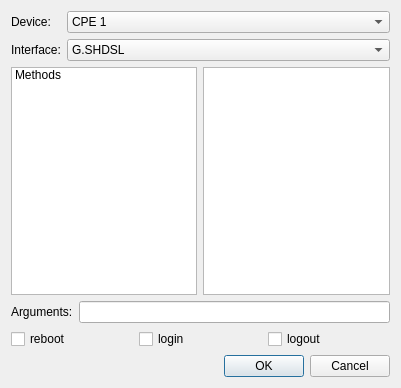
<?xml version="1.0" encoding="UTF-8"?>
<ui version="4.0">
 <class>Form</class>
 <widget class="QWidget" name="Form">
  <property name="geometry">
   <rect>
    <x>0</x>
    <y>0</y>
    <width>401</width>
    <height>388</height>
   </rect>
  </property>
  <property name="windowTitle">
   <string>Form</string>
  </property>
  <property name="accessibleName">
   <string notr="true"/>
  </property>
  <layout class="QVBoxLayout" name="verticalLayout">
   <item>
    <layout class="QFormLayout" name="formLayout">
     <property name="fieldGrowthPolicy">
      <enum>QFormLayout::AllNonFixedFieldsGrow</enum>
     </property>
     <item row="0" column="0">
      <widget class="QLabel" name="deviceLabel">
       <property name="accessibleName">
        <string notr="true"/>
       </property>
       <property name="text">
        <string>Device:</string>
       </property>
       <property name="buddy">
        <cstring>deviceComboBox</cstring>
       </property>
      </widget>
     </item>
     <item row="0" column="1">
      <widget class="QComboBox" name="deviceComboBox">
       <property name="accessibleName">
        <string notr="true"/>
       </property>
       <item>
        <property name="text">
         <string notr="true">CPE 1</string>
        </property>
       </item>
      </widget>
     </item>
     <item row="1" column="0">
      <widget class="QLabel" name="interfaceLabel">
       <property name="accessibleName">
        <string notr="true"/>
       </property>
       <property name="text">
        <string>Interface:</string>
       </property>
       <property name="buddy">
        <cstring>interfaceComboBox</cstring>
       </property>
      </widget>
     </item>
     <item row="1" column="1">
      <widget class="QComboBox" name="interfaceComboBox">
       <property name="accessibleName">
        <string notr="true"/>
       </property>
       <item>
        <property name="text">
         <string notr="true">G.SHDSL</string>
        </property>
       </item>
      </widget>
     </item>
    </layout>
   </item>
   <item>
    <layout class="QHBoxLayout" name="horizontalLayout">
     <item>
      <widget class="QListWidget" name="methodList">
       <property name="accessibleName">
        <string notr="true"/>
       </property>
       <item>
        <property name="text">
         <string notr="true">Methods</string>
        </property>
        <property name="font">
         <font>
          <weight>50</weight>
          <bold>false</bold>
         </font>
        </property>
       </item>
      </widget>
     </item>
     <item>
      <widget class="QTextEdit" name="previewTextEdit">
       <property name="accessibleName">
        <string notr="true"/>
       </property>
       <property name="readOnly">
        <bool>true</bool>
       </property>
      </widget>
     </item>
    </layout>
   </item>
   <item>
    <layout class="QGridLayout" name="gridLayout">
     <item row="0" column="0">
      <widget class="QLabel" name="argumentsLabel">
       <property name="accessibleName">
        <string notr="true"/>
       </property>
       <property name="text">
        <string>Arguments:</string>
       </property>
       <property name="buddy">
        <cstring>argumentsEdit</cstring>
       </property>
      </widget>
     </item>
     <item row="0" column="1">
      <widget class="QLineEdit" name="argumentsEdit">
       <property name="accessibleName">
        <string notr="true"/>
       </property>
      </widget>
     </item>
    </layout>
   </item>
   <item>
    <layout class="QGridLayout" name="gridLayout_2">
     <item row="0" column="0">
      <widget class="QCheckBox" name="rebootCheckBox">
       <property name="accessibleName">
        <string notr="true"/>
       </property>
       <property name="text">
        <string>reboot</string>
       </property>
      </widget>
     </item>
     <item row="0" column="1">
      <widget class="QCheckBox" name="loginCheckBox">
       <property name="accessibleName">
        <string notr="true"/>
       </property>
       <property name="text">
        <string>login</string>
       </property>
      </widget>
     </item>
     <item row="0" column="2">
      <widget class="QCheckBox" name="logoutCheckBox">
       <property name="accessibleName">
        <string notr="true"/>
       </property>
       <property name="text">
        <string>logout</string>
       </property>
      </widget>
     </item>
    </layout>
   </item>
   <item>
    <widget class="QDialogButtonBox" name="buttonBox">
     <property name="accessibleName">
      <string notr="true"/>
     </property>
     <property name="standardButtons">
      <set>QDialogButtonBox::Cancel|QDialogButtonBox::Ok</set>
     </property>
    </widget>
   </item>
  </layout>
 </widget>
 <resources/>
 <connections>
  <connection>
   <sender>buttonBox</sender>
   <signal>rejected()</signal>
   <receiver>Form</receiver>
   <slot>close()</slot>
   <hints>
    <hint type="sourcelabel">
     <x>248</x>
     <y>378</y>
    </hint>
    <hint type="destinationlabel">
     <x>120</x>
     <y>387</y>
    </hint>
   </hints>
  </connection>
  <connection>
   <sender>interfaceComboBox</sender>
   <signal>currentIndexChanged(QString)</signal>
   <receiver>Form</receiver>
   <slot>updateMethodList(QString)</slot>
   <hints>
    <hint type="sourcelabel">
     <x>107</x>
     <y>58</y>
    </hint>
    <hint type="destinationlabel">
     <x>128</x>
     <y>142</y>
    </hint>
   </hints>
  </connection>
  <connection>
   <sender>interfaceComboBox</sender>
   <signal>currentIndexChanged(QString)</signal>
   <receiver>previewTextEdit</receiver>
   <slot>clear()</slot>
   <hints>
    <hint type="sourcelabel">
     <x>331</x>
     <y>62</y>
    </hint>
    <hint type="destinationlabel">
     <x>334</x>
     <y>105</y>
    </hint>
   </hints>
  </connection>
  <connection>
   <sender>buttonBox</sender>
   <signal>accepted()</signal>
   <receiver>Form</receiver>
   <slot>acceptSendCLI()</slot>
   <hints>
    <hint type="sourcelabel">
     <x>361</x>
     <y>366</y>
    </hint>
    <hint type="destinationlabel">
     <x>164</x>
     <y>381</y>
    </hint>
   </hints>
  </connection>
 </connections>
 <slots>
  <slot>acceptSendCLI()</slot>
  <slot>updateMethodList(QString)</slot>
 </slots>
</ui>
